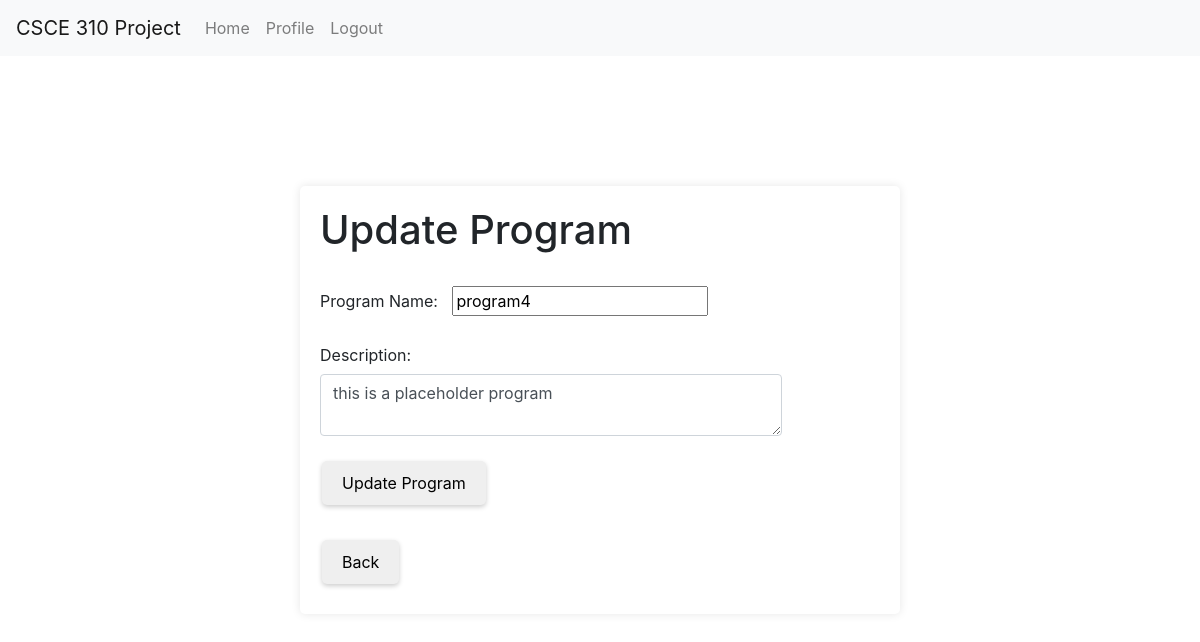
Before: /admin/update_program/5 (signed in) with the older database file.
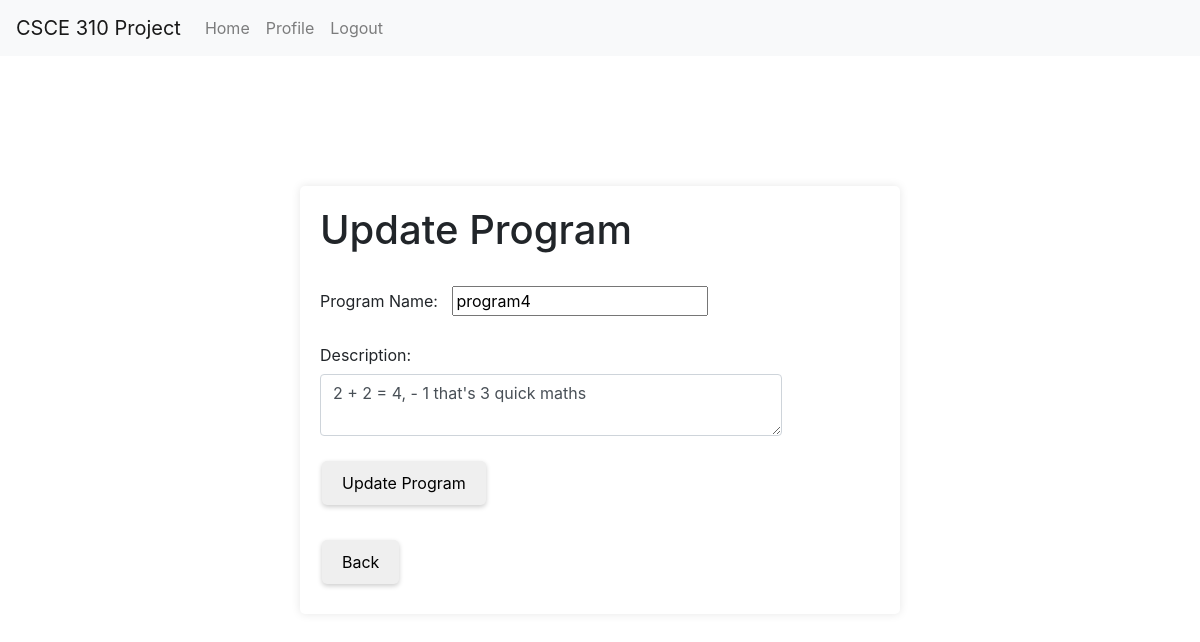
After: the same page with the newer database file.
### tables this page shows
CREATE TABLE Programs (
                    program_num INTEGER PRIMARY KEY AUTOINCREMENT,
                    name TEXT,
                    description TEXT,
                    archived INTEGER
                    );

### routes/admin.py (the view)
@admin_bp.route('/update_program/<int:program_num>', methods=['GET', 'POST'])
@login_required
def update_program(program_num):
    conn =  get_db_connection()
    if (request.method == 'POST'):
        update_program_info(conn, program_num, request.form["program_name"], request.form["program_descr"])
        conn.close()
        return redirect(url_for('admin_bp.view_all_programs'))
    program = get_program(conn, program_num)
    conn.close()
    return render_template("admin/admin_update_program.html", program=program)

### app.py (called while the page is built)
@login_manager.user_loader
def load_user(UIN):
    return User(UIN)

### db.py (called while the page is built)
def get_db_connection():
    conn = sqlite3.connect('database.db')
    conn.row_factory = sqlite3.Row
    return conn

### util/Programs.py (called while the page is built)
def get_program(conn, program_num):
  return conn.execute('SELECT * FROM Programs WHERE program_num=?', (program_num, )).fetchone()

### templates/admin/admin_update_program.html (shortened to what this page needs)
<!DOCTYPE html>
<html lang="en">
<head>
  <link rel="stylesheet" href="https://stackpath.bootstrapcdn.com/bootstrap/4.3.1/css/bootstrap.min.css">
</head>
<body>
    <nav class="navbar navbar-expand-lg navbar-light bg-light fixed-top">
      <a class="navbar-brand" href="#">CSCE 310 Project</a>
      <div class="collapse navbar-collapse" id="navbarNav">
          <ul class="navbar-nav">
              <li class="nav-item">
                  <a class="nav-link" href="/home">Home</a>
              </li>
              <li class="nav-item">
                  <a class="nav-link" href="/profile">Profile</a>
              </li>
              <li class="nav-item">
                  <a class="nav-link" href="/logout">Logout</a>
              </li>
          </ul>
      </div>
  </nav>
  <form action="/admin/update_program/{{program.program_num}}" method="POST" id="updateProgramForm">
    <h1>Update Program</h1><br>
    <div class="form-group">
      <label for="program_name">Program Name:</label>
      <input id="program_name" name="program_name" type="text" value="{{program.name}}">
    </div>
    <div class="form-group row">
      <label for="program_descr" class="col-sm-2 col-form-label">Description:</label>
      <div class="col-sm-10">
          <textarea id="program_descr" name="program_descr" class="form-control">{{program.description}}</textarea>
      </div>
    </div>
    <div class="form-group">
      <button type="submit">Update Program</button>
    </div>
    <a href="{{ url_for('admin_bp.view_all_programs') }}">
      <button>Back</button>
    </a>
  </form>
</body>
</html>

Changed rows visible on the page:
changed Programs "program4": program_descr "this is a placeholder program" → "2 + 2 = 4, - 1 that's 3 quick maths"
